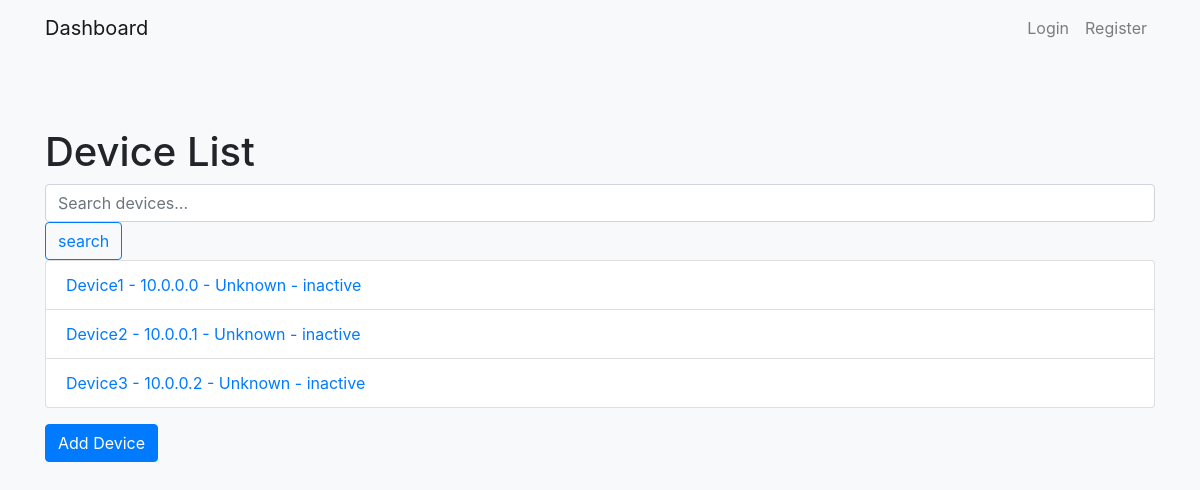
/netmiko/, run on the app's committed database.
### netmiko/models.py (models this page shows, shortened)
class Device(models.Model):
    name = models.CharField(max_length=100)
    ip_address = models.GenericIPAddressField()
    username = models.CharField(max_length=100)
    password = models.CharField(max_length=100)
    platform = models.CharField(max_length=50,default='Unknown')
    status = models.CharField(max_length=20,default='inactive')
    cpu_usage = models.FloatField(null=True, blank=True)
    memory_usage = models.FloatField(null=True, blank=True)
    interface_status = models.BooleanField(default=False)
    device_name = models.CharField(max_length=100,default='Unknown')

### netmiko/views.py (the view, shortened to what this page needs)
# urls.py: path('', views.device_list, name='device_list'),
def device_list(request):
    query = request.GET.get('q')
    devices = Device.objects.all()
    return render(request, 'device_list.html', {'devices': devices})

### netmiko/templates/device_list.html
{% extends 'base.html' %}
{% block content %}
<div class="container">
  <h1 class="mt-5">Device List</h1>
  <form action="{% url 'netmiko:device_list' %}" method="GET">
    <input type="text" class="form-control rounded" name="q" placeholder="Search devices..." aria-label="Search" aria-describedby="search-addon" />
    <button type="submit" class="btn btn-outline-primary">search</button>
  </form>
  <ul class="list-group">
    {% for device in devices %}
      <li class="list-group-item">
        <a class="text-decoration-none" href="{% url 'netmiko:device_detail' device_id=device.id %}">{{ device.name }} - {{ device.ip_address }} - {{ device.platform }} - {{ device.status }}</a>
      </li>
    {% empty %}
      <li class="list-group-item">No devices found.</li>
    {% endfor %}
  </ul>
  <a class="btn btn-primary mt-3" href="{% url 'netmiko:device_create' %}">Add Device</a>
</div>
{% endblock %}

### Access/Templates/base.html (shortened to what this page needs)
<!doctype html>
<html lang="en" data-theme="dark">
  <head>
    <link rel="stylesheet" href="https://cdn.jsdelivr.net/npm/bootstrap@4.4.1/dist/css/bootstrap.min.css">
  </head>
  <body class="bg-light">
    {% include 'navbar.html' %}
    <br/>
  {% block content %}
  {% endblock %}
  </body>
</html>

### Access/Templates/navbar.html
<nav class="navbar navbar-expand-lg navbar-light bg-light">
  <div class="container">
    <a class="navbar-brand" href="{% url 'dashboard' %}">Dashboard</a>
    <div class="collapse navbar-collapse">
      <ul class="navbar-nav ml-auto">
        {% if user.is_authenticated %}
          <li class="nav-item">
            <a class="nav-link" href="{% url 'logout' %}">Logout</a>
          </li>
          <li class="nav-item">
            <a class="nav-link" href="#"><i class="fas fa-user"></i> {{ user.username }}</a>
          </li>
        {% else %}
          <li class="nav-item">
            <a class="nav-link" href="{% url 'login' %}">Login</a>
          </li>
          <li class="nav-item">
            <a class="nav-link" href="{% url 'register' %}">Register</a>
          </li>
        {% endif %}
      </ul>
    </div>
  </div>
</nav>

### data on the page
Device: name "Device1", ip_address "10.0.0.0", platform "Unknown", status "inactive"
Device: name "Device2", ip_address "10.0.0.1", platform "Unknown", status "inactive"
Device: name "Device3", ip_address "10.0.0.2", platform "Unknown", status "inactive"
